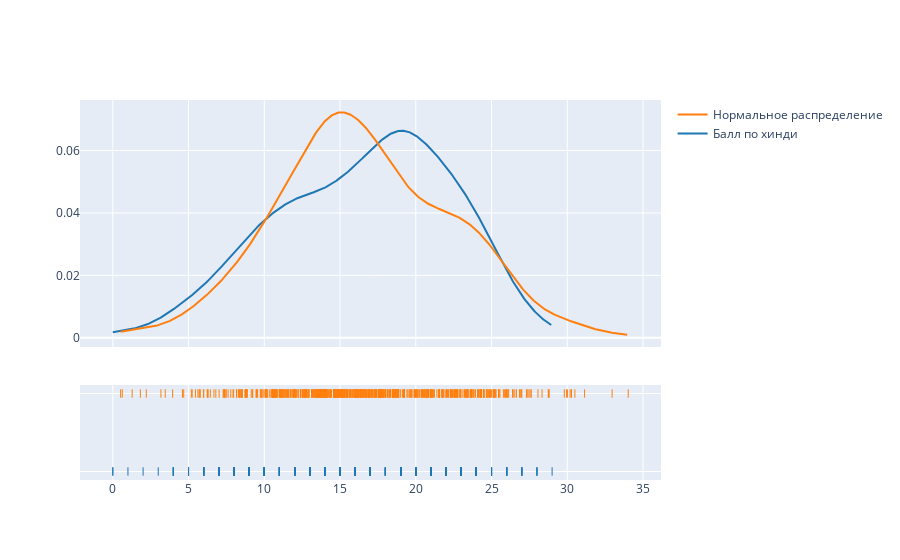

Notebook code cell kept with this figure:
### Code cell
ff.create_distplot([df_wide['tot_hindi2'].dropna(),
                    np.random.normal(df_wide['tot_hindi2'].dropna().mean(),
                                     df_wide['tot_hindi2'].dropna().std(),len(df_wide))], 
                                     ['Балл по хинди','Нормальное распределение'], show_hist=False)

### Figure 1 — Plotly figure (JSON) as saved in the notebook; plotly's stock layout.template omitted (floating-point values rounded to 4 significant figures; data arrays with more than 128 entries replaced by an {"elided": "..."} marker saying what was removed)
{"data": [{"legendgroup": "Балл по хинди", "marker": {"color": "rgb(31, 119, 180)"}, "mode": "lines", "name": "Балл по хинди", "showlegend": true, "type": "scatter", "x": {"elided": "500 float values"}, "xaxis": "x", "y": {"elided": "500 float values"}, "yaxis": "y"}, {"legendgroup": "Нормальное распределение", "marker": {"color": "rgb(255, 127, 14)"}, "mode": "lines", "name": "Нормальное распределение", "showlegend": true, "type": "scatter", "x": {"elided": "500 float values"}, "xaxis": "x", "y": {"elided": "500 float values"}, "yaxis": "y"}, {"legendgroup": "Балл по хинди", "marker": {"color": "rgb(31, 119, 180)", "symbol": "line-ns-open"}, "mode": "markers", "name": "Балл по хинди", "showlegend": false, "type": "scatter", "x": {"elided": "539 int values"}, "xaxis": "x", "y": {"elided": "539 str values"}, "yaxis": "y2"}, {"legendgroup": "Нормальное распределение", "marker": {"color": "rgb(255, 127, 14)", "symbol": "line-ns-open"}, "mode": "markers", "name": "Нормальное распределение", "showlegend": false, "type": "scatter", "x": {"elided": "619 float values"}, "xaxis": "x", "y": {"elided": "619 str values"}, "yaxis": "y2"}], "layout": {"barmode": "overlay", "hovermode": "closest", "legend": {"traceorder": "reversed"}, "xaxis": {"anchor": "y2", "domain": [0, 1], "zeroline": false}, "yaxis": {"anchor": "free", "domain": [0.35, 1], "position": 0}, "yaxis2": {"anchor": "x", "domain": [0, 0.25], "dtick": 1, "showticklabels": false}}}
